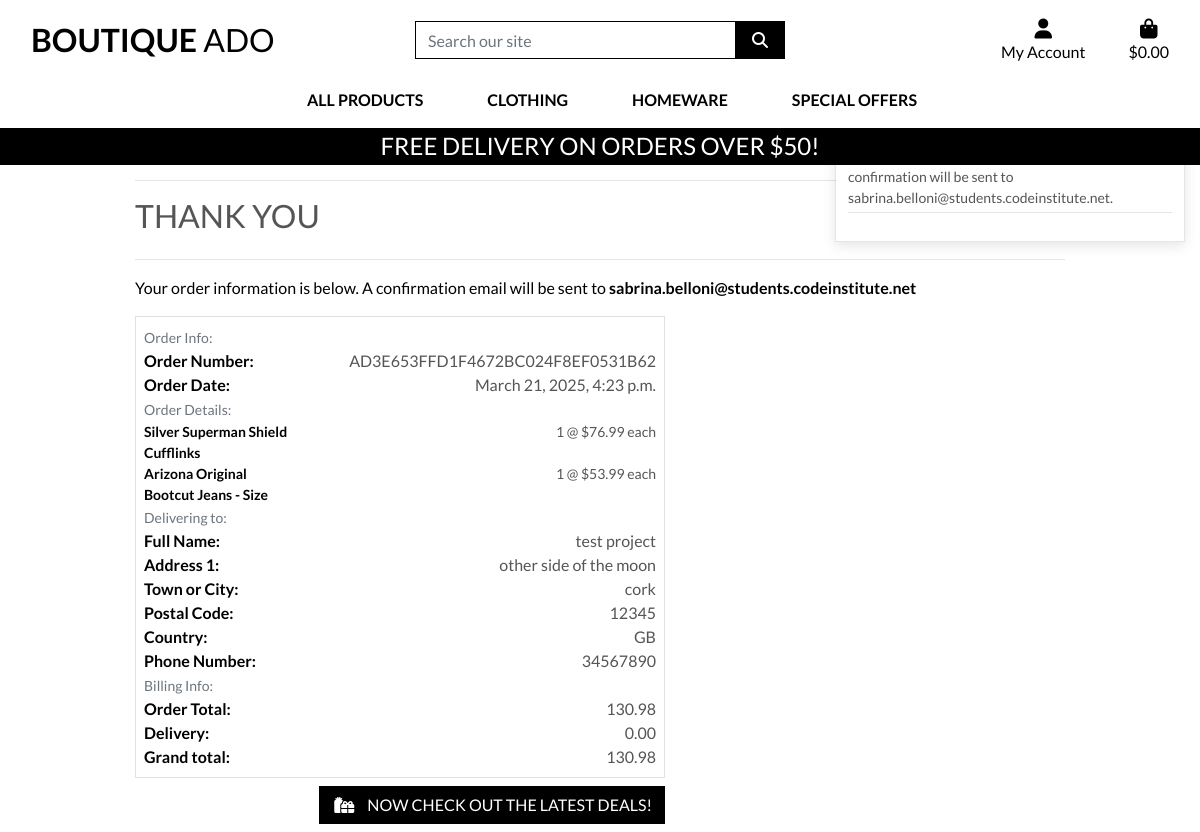
The page /checkout/checkout_success/AD3E653FFD1F4672BC024F8EF0531B62 on the database its author committed.
### checkout/models.py (models this page shows, shortened)
class Order(models.Model):
    order_number = models.CharField(max_length=32, null=False, editable=False)
    full_name = models.CharField(max_length=50, null=False, blank=False)
    email = models.EmailField(max_length=254, null=False, blank=False)
    phone_number = models.CharField(max_length=20, null=False, blank=False)
    country = models.CharField(max_length=40, null=False, blank=False)
    postcode = models.CharField(max_length=20, null=True, blank=True)
    town_or_city = models.CharField(max_length=40, null=False, blank=False)
    street_address1 = models.CharField(max_length=80, null=False, blank=False)
    street_address2 = models.CharField(max_length=80, null=True, blank=True)
    county = models.CharField(max_length=80, null=True, blank=True)
    date = models.DateTimeField(auto_now_add=True)
    delivery_cost = models.DecimalField(max_digits=6,
                                        decimal_places=2,
                                        null=False,
                                        default=0
                                        )
    order_total = models.DecimalField(max_digits=10,
                                      decimal_places=2,
                                      null=False,
                                      default=0
                                      )
    grand_total = models.DecimalField(max_digits=10,
                                      decimal_places=2,
                                      null=False,
                                      default=0
                                      )
    original_bag = models.TextField(null=False, blank=False, default='')
    stripe_pid = models.CharField(max_length=254, null=False, blank=False, default='')

class OrderLineItem(models.Model):
    order = models.ForeignKey(Order,
                              null=False,
                              blank=False,
                              on_delete=models.CASCADE,
                              related_name='lineitems'
                              )
    product = models.ForeignKey(Product,
                                null=False,
                                blank=False,
                                on_delete=models.CASCADE
                                )
    product_size = models.CharField(max_length=2,
                                    null=True,
                                    blank=True
                                    )
    quantity = models.IntegerField(null=False,
                                   blank=False,
                                   default=0)
    lineitem_total = models.DecimalField(max_digits=6,
                                         decimal_places=2,
                                         null=False,
                                         blank=False,
                                         editable=False
                                         )

### products/models.py (models this page shows, shortened)
class Product(models.Model):
    category = models.ForeignKey('Category', null=True, blank=True, on_delete=models.SET_NULL)
    sku = models.CharField(max_length=254, null=True, blank=True)
    name = models.CharField(max_length=254)
    description = models.TextField()
    has_sized = models.BooleanField(default=False, null=True, blank=True)
    price = models.DecimalField(max_digits=6, decimal_places=2)
    rating = models.DecimalField(max_digits=6, decimal_places=2, null=True, blank=True)
    image_url = models.URLField(max_length=1024, null=True, blank=True)
    image = models.ImageField(null=True, blank=True)

### checkout/views.py (the view)
# urls.py: path('checkout_success/<order_number>', views.checkout_success, name='checkout_success'),
def checkout_success(request, order_number):
    save_info = request.session.get('save_info')
    order = get_object_or_404(Order, order_number=order_number)
    messages.success(request, f"Order succesfully processed! \
                     Your order number is {order_number} \
                     a confirmation will be sent to {order.email}.")
    if 'bag' in request.session:
        del request.session['bag']
    template = 'checkout/checkout_success.html'
    context = {
        'order': order,
    }
    return render(request, template, context)

### bag/contexts.py (called while the page is built, shortened)
def bag_contents(request):
    bag_items = []
    total = 0
    product_count = 0
    bag = request.session.get('bag', {})
    if total < settings.FREE_DELIVERY_THRESHOLD:
        delivery = total * Decimal(settings.STANDARD_DELIVERY_PERCENTAGE / 100)
        free_delivery_delta = settings.FREE_DELIVERY_THRESHOLD - total
    else:
        delivery = 0
        free_delivery_delta = 0
    grand_total = delivery + total
    context = {
        'bag_items': bag_items,
        'total': total,
        'product_count': product_count,
        'delivery': delivery,
        'free_delivery_delta': free_delivery_delta,
        'free_delivery_threshold': settings.FREE_DELIVERY_THRESHOLD,
        'grand_total': grand_total,
    }
    return context

### checkout/templates/checkout/checkout_success.html (shortened to what this page needs)
{% extends "base.html" %}
{% load static %}
{% block extra_css%}
<link rel="stylesheet" href="{% static 'checkout/css/checkout.css' %}">
{% endblock %}
{% block page_header %}
    <div class="container header-container">
    </div>
{% endblock %}
{% block content %}
    <div class="overlay"></div>
    <div class="container">
        <div class="row">
            <div class="col">
                <hr>
                <h2 class="logo-font mb-4">Thank You</h2>
                <hr>
                <p class="text-black">
                    Your order information is below. A confirmation email will be sent to
                    <strong>{{ order.email }}</strong>
                </p>
            </div>
        </div>
        <div class="row">
            <div class="col-12 col-lg-7">
                <div class="order-confirmation-wrapper p-2 border">
                    <div class="row">
                        <div class="col">
                            <small class="text-muted">Order Info:</small>
                        </div>
                    </div>
                    <div class="row">
                        <div class="col-12 col-md-4">
                            <p class="mb-0 text-black font-weight-bold">Order Number:</p>
                        </div>
                        <div class="col-12 col-md-8 text-md-right">
                            <p class="mb-0">{{ order.order_number }}</p>
                        </div>
                    </div>
                    <div class="row">
                        <div class="col-12 col-md-4">
                            <p class="mb-0 text-black font-weight-bold">Order Date:</p>
                        </div>
                        <div class="col-12 col-md-8 text-md-right">
                            <p class="mb-0">{{ order.date }}</p>
                        </div>
                    </div>
                    <div class="row">
                        <div class="col">
                            <small class="text-muted">Order Details:</small>
                        </div>
                    </div>
                    {% for item in order.lineitems.all %}
                    <div class="row">
                        <div class="col-12 col-md-4">
                            <p class="small mb-0 text-black font-weight-bold">
                                {{ item.product.name }}{% if item.product_size %} - Size {{ item.product.size|upper }}{% endif %}
                            </p>
                        </div>
                        <div class="col-12 col-md-8 text-md-right">
                            <p class="small mb-0">{{ item.quantity }} @ ${{ item.product.price }} each</p>
                        </div>
                    </div>
                    {% endfor %}
                    <div class="row">
                        <div class="col">
                            <small class="text-muted">Delivering to:</small>
                        </div>
                    </div>
                    <div class="row">
                        <div class="col-12 col-md-4">
                            <p class="mb-0 text-black font-weight-bold">Full Name:</p>
                        </div>
                        <div class="col-12 col-md-8 text-md-right">
                            <p class="mb-0">{{ order.full_name }}</p>
                        </div>
                    </div>
                    <div class="row">
                        <div class="col-12 col-md-4">
                            <p class="mb-0 text-black font-weight-bold">Address 1:</p>
                        </div>
                        <div class="col-12 col-md-8 text-md-right">
                            <p class="mb-0">{{ order.street_address1 }}</p>
                        </div>
                    </div>
                    <div class="row">
                        <div class="col-12 col-md-4">
                            <p class="mb-0 text-black font-weight-bold">Town or City:</p>
                        </div>
                        <div class="col-12 col-md-8 text-md-right">
                            <p class="mb-0">{{ order.town_or_city }}</p>
                        </div>
                    </div>
                    {% if order.postcode %}
                    <div class="row">
                        <div class="col-12 col-md-4">
                            <p class="mb-0 text-black font-weight-bold">Postal Code:</p>
                        </div>
                        <div class="col-12 col-md-8 text-md-right">
                            <p class="mb-0">{{ order.postcode }}</p>
                        </div>
                    </div>
                    {% endif %}
                    <div class="row">
                        <div class="col-12 col-md-4">
                            <p class="mb-0 text-black font-weight-bold">Country:</p>
                        </div>
                        <div class="col-12 col-md-8 text-md-right">
                            <p class="mb-0">{{ order.country }}</p>
                        </div>
                    </div>
                    <div class="row">
                        <div class="col-12 col-md-4">
                            <p class="mb-0 text-black font-weight-bold">Phone Number:</p>
                        </div>
                        <div class="col-12 col-md-8 text-md-right">
                            <p class="mb-0">{{ order.phone_number }}</p>
                        </div>
                    </div>
                    <div class="row">
                        <div class="col">
                            <small class="text-muted">Billing Info:</small>
                        </div>
                    </div>
                    <div class="row">
                        <div class="col-12 col-md-4">
                            <p class="mb-0 text-black font-weight-bold">Order Total:</p>
                        </div>
                        <div class="col-12 col-md-8 text-md-right">
                            <p class="mb-0">{{ order.order_total }}</p>
                        </div>
                    </div>
                    <div class="row">
                        <div class="col-12 col-md-4">
                            <p class="mb-0 text-black font-weight-bold">Delivery:</p>
                        </div>
                        <div class="col-12 col-md-8 text-md-right">
                            <p class="mb-0">{{ order.delivery_cost }}</p>
                        </div>
                    </div>
                    <div class="row">
                        <div class="col-12 col-md-4">
                            <p class="mb-0 text-black font-weight-bold">Grand total:</p>
                        </div>
                        <div class="col-12 col-md-8 text-md-right">
                            <p class="mb-0">{{ order.grand_total }}</p>
                        </div>
                    </div>
                </div>
            </div>
        </div>
        <div class="row">
            <div class="col-12 col-lg-7 text-right">
                <a href="{% url 'products' %}?category=new_arrivals,deals,clearance" class="btn btn-black rounded-0 my-2">
                    <span class="icon mr-2">
                        <i class="fas fa-gifts"></i>
                    </span>
                    <span class="text-uppercase">Now check out the latest deals!</span>
                </a>
            </div>
        </div>
    </div>
{% endblock %}

### static/css/base.css (style rules this page uses)
html { height: 100%; }
body { background: url('/media/homepage_background_cropped.jpg') no-repeat center center fixed; background-size: cover; height: calc(100vh - 164px); color: #555; font-family: 'Lato'; }
.icon { align-items: center; display: inline-flex; justify-content: center; height: 1.5rem; width: 1.5rem; }
.logo-font { text-transform: uppercase; }
.btn-black { background: black; color: white; }
.text-black { color: #000 !important; }
.overlay { height: 100%; width: 100%; top: 0; left: 0; position: fixed; background: white; z-index: -1; }
@media (min-width: 1200px) { .container { max-width: 80%; } }
@media (min-width: 992px) { .header-container { padding-top: 164px; } }

### rows shown on the page
Order: email "sabrina.belloni@students.codeinstitute.net", order_number "AD3E653FFD1F4672BC024F8EF0531B62", date "March 21, 2025, 4:23 p.m.", full_name "test project", street_address1 "other side of the moon", town_or_city "cork", postcode "12345", country "GB", phone_number "34567890", order_total "130.98", delivery_cost "0.00", grand_total "130.98"
OrderLineItem: product.name "Silver Superman Shield Cufflinks", quantity "1", product.price "76.99"
OrderLineItem: product.name "Arizona Original Bootcut Jeans", quantity "1", product.price "53.99"

### other values the page prints
{{ free_delivery_threshold }} "50"
